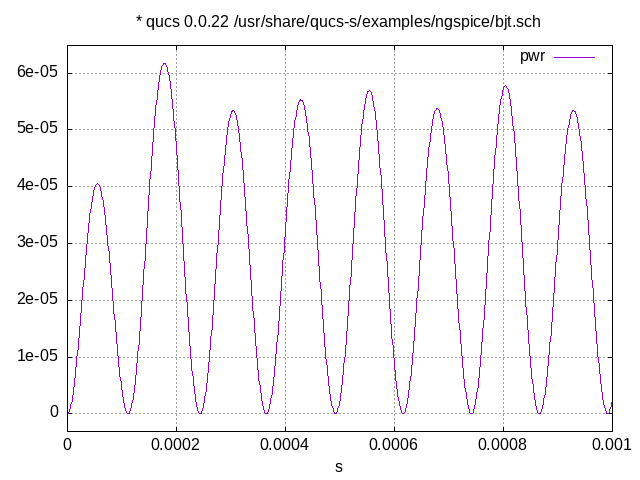

Reproduce this figure in gnuplot.
set terminal X11 noenhanced
set title "* qucs 0.0.22 /usr/share/qucs-s/examples/ngspice/bjt.sch"
set xlabel "s"
set grid
unset logscale x 
set xrange [0.000000e+00:1.000000e-03]
unset logscale y 
set yrange [-3.089436e-06:6.487816e-05]
#set xtics 1
#set x2tics 1
#set ytics 1
#set y2tics 1
set format y "%g"
set format x "%g"
plot 'circuits/qucs-npn-pwr.data' using 1:2 with lines lw 1 title "pwr"
set terminal push
set terminal png noenhanced
set out 'circuits/qucs-npn-pwr.png'
replot
set term pop
replot
